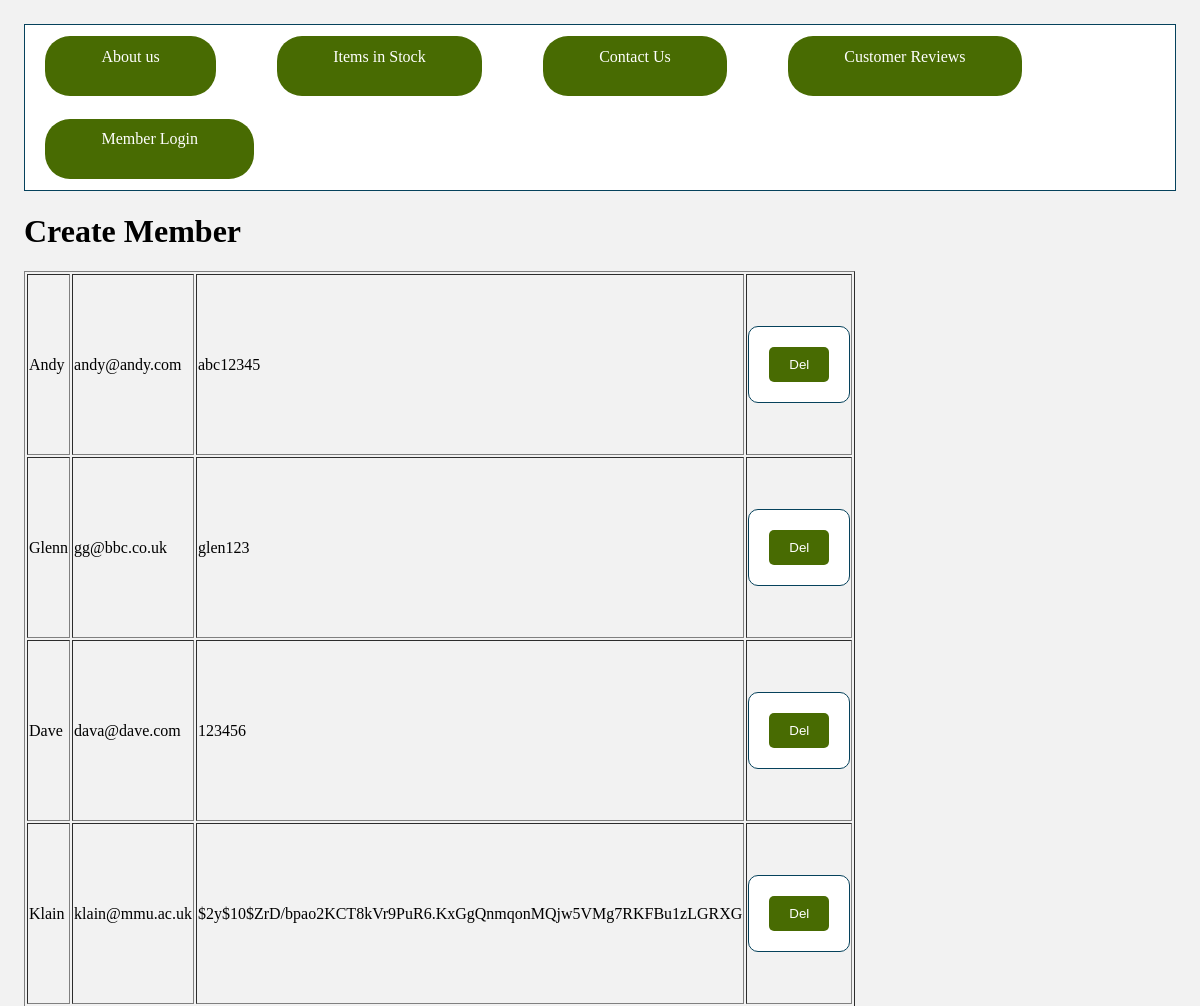
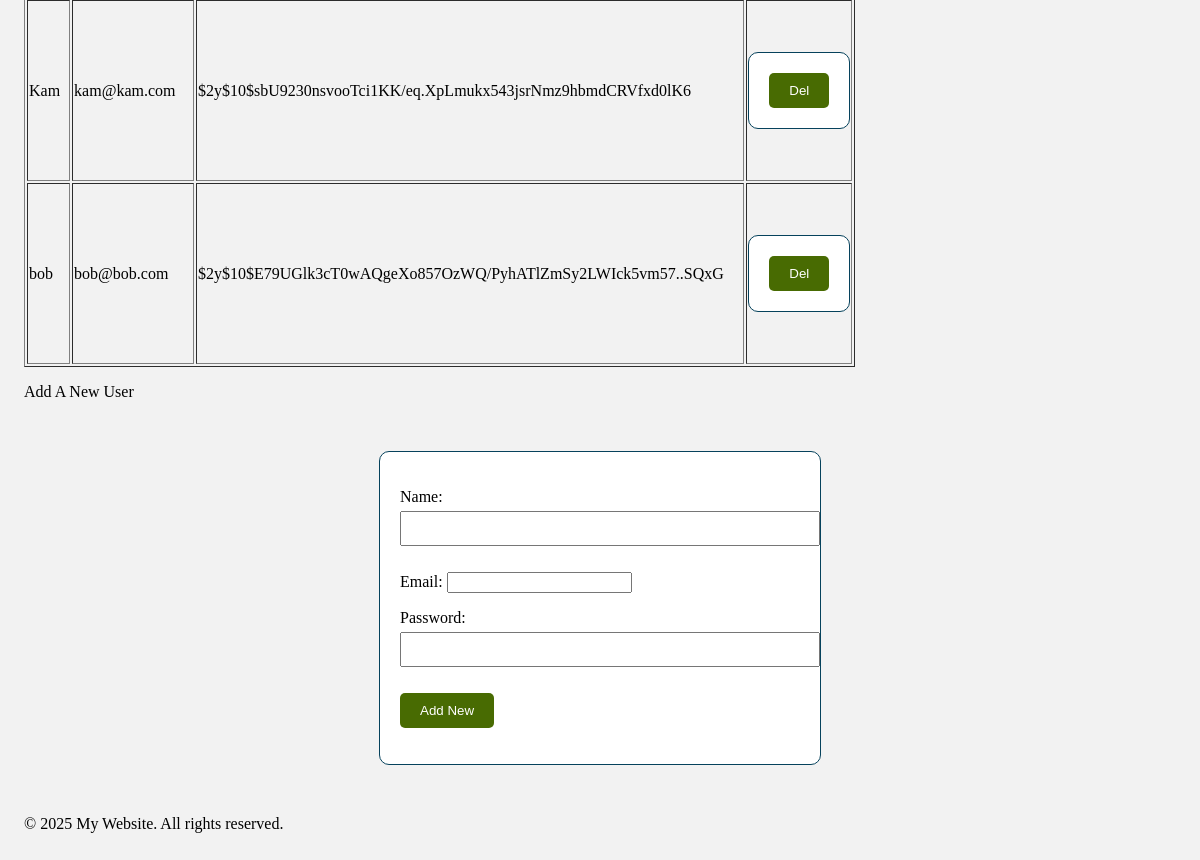
The page /klains_games/create_member.php on the database its author committed (2 pictures, top to bottom).
### tables this page shows
CREATE TABLE `users` (
  `user_id` int(11) NOT NULL,
  `name` varchar(128) DEFAULT NULL,
  `email` varchar(128) DEFAULT NULL,
  `password` varchar(128) DEFAULT NULL
);

### klains_games/create_member.php (the view, shortened to what this page needs)
<?php
require_once "project_header.php";
require_once "database.php";
$stmt = $pdo->query("SELECT name, email, password, user_id FROM users");
$rows = $stmt->fetchAll(PDO::FETCH_ASSOC);
?>
<html>
<head></head><body><table border="1">
<?php
foreach ( $rows as $row ) {
    echo "<tr><td>";
    echo($row['name']);
    echo("</td><td>");
    echo($row['email']);
    echo("</td><td>");
    echo($row['password']);
    echo("</td><td>");
    echo('<form method="post"><input type="hidden" ');
    echo('<input type="submit" value="Del" name="delete">');
    echo("\n</form>\n");
    echo("</td></tr>\n");
}
?>
</table>
<p>Add A New User</p>
<form method="post">
<p>Name:
<input type="text" name="name" size="40"></p>
<p>Email:
<input type="email" name="email"></p>
<p>Password:
<input type="password" name="password"></p>
<p><input type="submit" value="Add New"/></p>
</form>
<?php
require_once "footer.php";
?>

### klains_games/css/style.css (style rules this page uses)
body { background-color: #F2F2F2; margin: 1%; padding:1%; }
form { max-width: 400px; margin: 50px auto; padding: 20px; border: 1px solid #06425C; border-radius: 10px; background-color: #fff; }
input[type=text], input[type=password] { width: 100%; padding: 8px; margin-top: 5px; margin-bottom: 10px; }
input[type=submit] { padding: 10px 20px; background-color: #486B02; color: white; border: none; border-radius: 5px; cursor: pointer; }

### rows shown on the page
users: name "Andy", email "andy@andy.com", password "abc12345"
users: name "Glenn", email "gg@bbc.co.uk", password "glen123"
users: name "Dave", email "dava@dave.com", password "123456"
users: name "Klain", email "klain@mmu.ac.uk", password "$2y$10$ZrD/bpao2KCT8kVr9PuR6.KxGgQnmqonMQjw5VMg7RKFBu1zLGRXG"
users: name "Kam", email "kam@kam.com", password "$2y$10$sbU9230nsvooTci1KK/eq.XpLmukx543jsrNmz9hbmdCRVfxd0lK6"
users: name "bob", email "bob@bob.com", password "$2y$10$E79UGlk3cT0wAQgeXo857OzWQ/PyhATlZmSy2LWIck5vm57..SQxG"

### other values the page prints
$page_title "Create Member"
